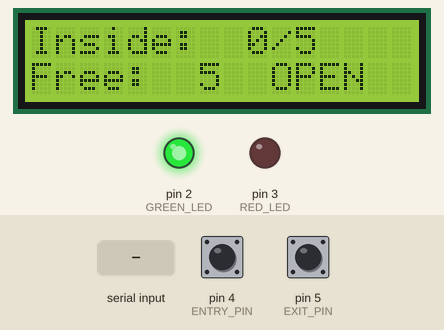
Recording of a sketch running on a simulated Arduino Uno, built with avr-gcc and run on an emulated ATmega328P. Parts: 16×2 character LCD, output pins drawn as LEDs (lit = HIGH). Inputs (shaded band) come from the test bench; at power-on: pin 4 (ENTRY_PIN) HIGH, pin 5 (EXIT_PIN) HIGH. What the sketch prints to the serial monitor is not drawn.

Above: at 1.3 s.
1.4 s: pin 4 (ENTRY_PIN) pulled LOW for 0.15 s
At 2.1 s:
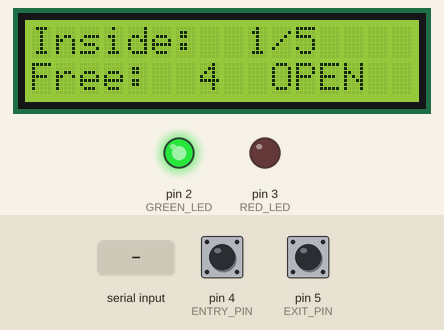
3.0 s: pin 4 (ENTRY_PIN) pulled LOW for 1 s
At 4.8 s:
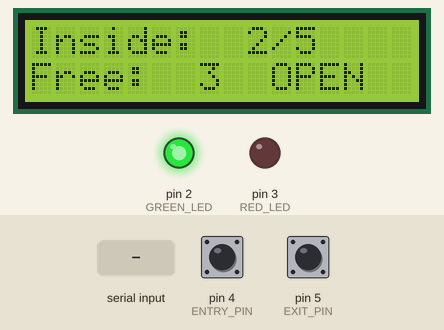
5.5 s: pin 5 (EXIT_PIN) pulled LOW for 0.15 s
At 6.7 s:
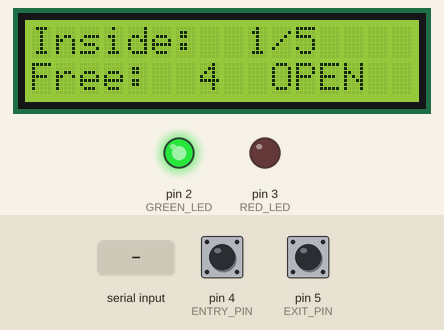
9.0 s: "r" received over Serial
At 10.4 s:
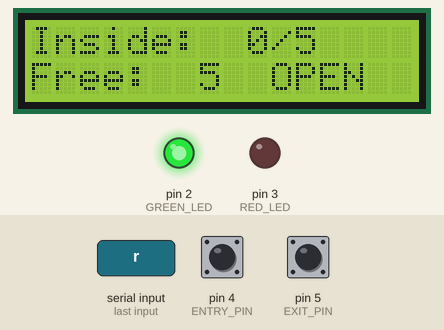
Timing chart, 0 to 12.0 s (numbered marks = the images above; inputs shaded):
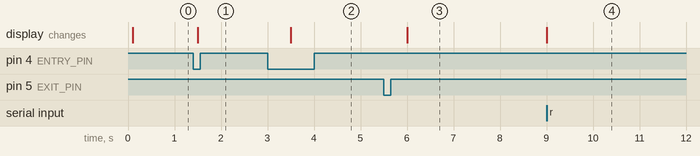

The sketch:

smart_occupancy.ino
```cpp
#include <LiquidCrystal.h>
#include <stdlib.h>

/* Pin assignments */
const int ENTRY_PIN = 4;
const int EXIT_PIN = 5;
const int GREEN_LED = 2;
const int RED_LED = 3;

/* Timing in milliseconds */
const unsigned long DEBOUNCE_MS = 50;
const unsigned long LCD_REFRESH_MS = 500;

/* Facility limit (kept small so it's quick to demo) */
const int MAX_CAPACITY = 5;

/*            RS  E  D4 D5 D6 D7 */
LiquidCrystal lcd(12, 11, 6, 7, 8, 9);

/* Occupancy information for the facility */
typedef struct {
  int current;
  int maxCapacity;
  unsigned long totalEntries;
  unsigned long totalExits;
  unsigned long rejectedEntries;
  unsigned long rejectedExits;
} OccupancyRecord;

/* Debounce state for one push button */
typedef struct {
  int pin;
  int stableState;
  int lastReading;
  unsigned long lastChangeTime;
} Button;

/* Function prototypes */
OccupancyRecord *createRecord(int maxCapacity);
void releaseRecord(OccupancyRecord **record);
bool buttonPressed(Button *b);
void handleEntry(OccupancyRecord *record);
void handleExit(OccupancyRecord *record);
void updateLeds(const OccupancyRecord *record);
void updateLcd(const OccupancyRecord *record);
void printStatus(const OccupancyRecord *record);
void printStatistics(const OccupancyRecord *record);
void handleSerialCommands(void);

/* Globals */
OccupancyRecord *occupancy = NULL;
Button entryButton = {ENTRY_PIN, HIGH, HIGH, 0};
Button exitButton = {EXIT_PIN, HIGH, HIGH, 0};
unsigned long lastLcdUpdate = 0;

void setup() {
  Serial.begin(9600);
  pinMode(ENTRY_PIN, INPUT_PULLUP);
  pinMode(EXIT_PIN, INPUT_PULLUP);
  pinMode(GREEN_LED, OUTPUT);
  pinMode(RED_LED, OUTPUT);
  lcd.begin(16, 2);

  occupancy = createRecord(MAX_CAPACITY);
  if (occupancy == NULL) {
    Serial.println("[FATAL] Memory allocation failed. System halted.");
    lcd.print("Memory error");
    digitalWrite(RED_LED, HIGH);
    while (true) { }   /* nothing can work without the record */
  }

  Serial.println("=== Smart Occupancy System Ready ===");
  Serial.println("Commands: s = statistics, r = reset");
  printStatus(occupancy);
  updateLeds(occupancy);
  updateLcd(occupancy);
}

void loop() {
  if (occupancy == NULL)
    return;

  if (buttonPressed(&entryButton))
    handleEntry(occupancy);

  if (buttonPressed(&exitButton))
    handleExit(occupancy);

  handleSerialCommands();

  if (millis() - lastLcdUpdate >= LCD_REFRESH_MS) {
    lastLcdUpdate = millis();
    updateLcd(occupancy);
  }
}

/* Allocates and initialises an occupancy record; returns NULL if allocation fails */
OccupancyRecord *createRecord(int maxCapacity) {
  OccupancyRecord *record = (OccupancyRecord *)malloc(sizeof(OccupancyRecord));

  if (record == NULL)
    return NULL;

  record->current = 0;
  record->maxCapacity = maxCapacity;
  record->totalEntries = 0;
  record->totalExits = 0;
  record->rejectedEntries = 0;
  record->rejectedExits = 0;
  return record;
}

/* Frees the record and sets the caller's pointer to NULL */
void releaseRecord(OccupancyRecord **record) {
  free(*record);
  *record = NULL;
}

/* Returns true once per press, after the signal has been stable for DEBOUNCE_MS */
bool buttonPressed(Button *b) {
  int reading = digitalRead(b->pin);
  bool pressed = false;

  if (reading != b->lastReading)
    b->lastChangeTime = millis();

  if (millis() - b->lastChangeTime > DEBOUNCE_MS && reading != b->stableState) {
    b->stableState = reading;
    if (b->stableState == LOW)
      pressed = true;
  }

  b->lastReading = reading;
  return pressed;
}

/* Adds one person, or rejects the entry if the facility is full */
void handleEntry(OccupancyRecord *record) {
  char msg[64];

  if (record->current >= record->maxCapacity) {
    record->rejectedEntries++;
    snprintf(msg, sizeof(msg), "[ERROR] Entry rejected: facility is full (%d/%d).",
             record->current, record->maxCapacity);
    Serial.println(msg);
    updateLeds(record);
    return;
  }

  record->current++;
  record->totalEntries++;
  Serial.print("[ENTRY] Person entered. ");
  printStatus(record);
  updateLeds(record);
}

/* Removes one person, or rejects the exit if the facility is empty */
void handleExit(OccupancyRecord *record) {
  if (record->current <= 0) {
    record->rejectedExits++;
    Serial.println("[ERROR] Exit rejected: facility is already empty.");
    return;
  }

  record->current--;
  record->totalExits++;
  Serial.print("[EXIT] Person left. ");
  printStatus(record);
  updateLeds(record);
}

/* Green when there is space, red when full */
void updateLeds(const OccupancyRecord *record) {
  bool full = record->current >= record->maxCapacity;

  digitalWrite(GREEN_LED, full ? LOW : HIGH);
  digitalWrite(RED_LED, full ? HIGH : LOW);
}

/* Shows occupancy and remaining capacity on the LCD */
void updateLcd(const OccupancyRecord *record) {
  char line[17];
  bool full = record->current >= record->maxCapacity;

  snprintf(line, sizeof(line), "Inside:%3d/%-3d", record->current, record->maxCapacity);
  lcd.setCursor(0, 0);
  lcd.print(line);

  snprintf(line, sizeof(line), "Free:%3d  %s",
           record->maxCapacity - record->current, full ? "FULL" : "OPEN");
  lcd.setCursor(0, 1);
  lcd.print(line);
}

/* Prints current occupancy and available capacity to Serial */
void printStatus(const OccupancyRecord *record) {
  char msg[64];

  snprintf(msg, sizeof(msg), "Inside: %d/%d | Available: %d",
           record->current, record->maxCapacity,
           record->maxCapacity - record->current);
  Serial.println(msg);
}

/* Prints running totals to Serial */
void printStatistics(const OccupancyRecord *record) {
  char msg[64];

  Serial.println("----- Occupancy Statistics -----");
  printStatus(record);
  snprintf(msg, sizeof(msg), "Total entries: %lu | Total exits: %lu",
           record->totalEntries, record->totalExits);
  Serial.println(msg);
  snprintf(msg, sizeof(msg), "Rejected entries: %lu | Rejected exits: %lu",
           record->rejectedEntries, record->rejectedExits);
  Serial.println(msg);
  Serial.println("--------------------------------");
}

/* Reads one-letter commands typed into the Serial Monitor */
void handleSerialCommands(void) {
  char cmd;

  if (Serial.available() == 0)
    return;

  cmd = Serial.read();

  if (cmd == 's' || cmd == 'S') {
    printStatistics(occupancy);
  } else if (cmd == 'r' || cmd == 'R') {
    releaseRecord(&occupancy);
    occupancy = createRecord(MAX_CAPACITY);
    if (occupancy == NULL) {
      Serial.println("[FATAL] Memory allocation failed during reset.");
      digitalWrite(GREEN_LED, LOW);
      digitalWrite(RED_LED, HIGH);
      return;
    }
    Serial.println("[RESET] Record freed and reallocated. Occupancy set to 0.");
    updateLeds(occupancy);
    updateLcd(occupancy);
  }
}
```

Measured:
- after the input at 1.4 s, the display: changes after 0.10 s (image 1)
- after the input at 3.0 s, the display: changes after 0.50 s (image 2)
- after the input at 5.5 s, the display: changes after 0.51 s (image 3)
- after the input at 9.0 s, the display: changes at once (image 4)
